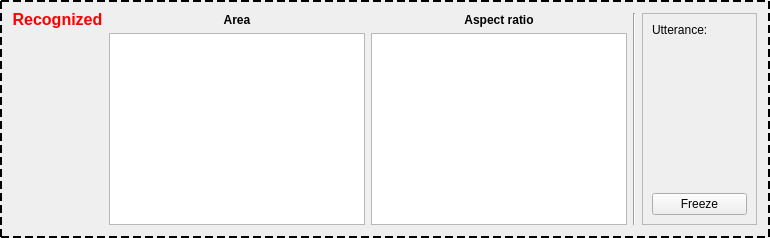
           <widget class="QGroupBox" name="groupBox_202">
            <property name="minimumSize">
             <size>
              <width>770</width>
              <height>175</height>
             </size>
            </property>
            <property name="styleSheet">
             <string notr="true">QGroupBox
{
	border: 2px dashed;
    font-size: 16px;
    font-weight: bold;
}

QGroupBox::title{ 
	background-color: transparent;
	color: red;
    padding: 10px;
} </string>
            </property>
            <property name="title">
             <string>Recognized</string>
            </property>
            <layout class="QGridLayout" name="gridLayout_42">
             <item row="0" column="1">
              <widget class="QLabel" name="labelArea">
               <property name="font">
                <font>
                 <weight>75</weight>
                 <bold>true</bold>
                </font>
               </property>
               <property name="text">
                <string>Area</string>
               </property>
               <property name="alignment">
                <set>Qt::AlignCenter</set>
               </property>
              </widget>
             </item>
             <item row="0" column="2">
              <widget class="QLabel" name="labelAspectRatio">
               <property name="font">
                <font>
                 <weight>75</weight>
                 <bold>true</bold>
                </font>
               </property>
               <property name="text">
                <string>Aspect ratio</string>
               </property>
               <property name="alignment">
                <set>Qt::AlignCenter</set>
               </property>
              </widget>
             </item>
             <item row="0" column="3" rowspan="2">
              <widget class="Line" name="line_5">
               <property name="orientation">
                <enum>Qt::Vertical</enum>
               </property>
              </widget>
             </item>
             <item row="0" column="4" rowspan="2">
              <widget class="QFrame" name="frame_21">
               <property name="minimumSize">
                <size>
                 <width>115</width>
                 <height>0</height>
                </size>
               </property>
               <property name="frameShape">
                <enum>QFrame::StyledPanel</enum>
               </property>
               <property name="frameShadow">
                <enum>QFrame::Sunken</enum>
               </property>
               <layout class="QGridLayout" name="gridLayout_41">
                <item row="0" column="0">
                 <widget class="QLabel" name="label_21">
                  <property name="font">
                   <font>
                    <pointsize>9</pointsize>
                   </font>
                  </property>
                  <property name="text">
                   <string>Utterance:</string>
                  </property>
                 </widget>
                </item>
                <item row="0" column="1">
                 <widget class="QLabel" name="labelUtteranceLength">
                  <property name="font">
                   <font>
                    <pointsize>9</pointsize>
                   </font>
                  </property>
                  <property name="text">
                   <string/>
                  </property>
                 </widget>
                </item>
                <item row="1" column="0">
                 <spacer name="verticalSpacer">
                  <property name="orientation">
                   <enum>Qt::Vertical</enum>
                  </property>
                  <property name="sizeHint" stdset="0">
                   <size>
                    <width>20</width>
                    <height>40</height>
                   </size>
                  </property>
                 </spacer>
                </item>
                <item row="2" column="0" colspan="2">
                 <widget class="QPushButton" name="pbUpdateRecognizedText">
                  <property name="text">
                   <string>Freeze</string>
                  </property>
                  <property name="checkable">
                   <bool>true</bool>
                  </property>
                  <property name="checked">
                   <bool>false</bool>
                  </property>
                 </widget>
                </item>
               </layout>
              </widget>
             </item>
             <item row="1" column="0">
              <spacer name="horizontalSpacer_9">
               <property name="orientation">
                <enum>Qt::Horizontal</enum>
               </property>
               <property name="sizeHint" stdset="0">
                <size>
                 <width>40</width>
                 <height>20</height>
                </size>
               </property>
              </spacer>
             </item>
             <item row="1" column="1">
              <widget class="QListWidget" name="lwArea">
               <property name="font">
                <font>
                 <family>DejaVu Sans Mono</family>
                 <pointsize>11</pointsize>
                </font>
               </property>
              </widget>
             </item>
             <item row="1" column="2">
              <widget class="QListWidget" name="lwAspectRatio">
               <property name="font">
                <font>
                 <family>DejaVu Sans Mono</family>
                 <pointsize>11</pointsize>
                </font>
               </property>
               <property name="frameShape">
                <enum>QFrame::StyledPanel</enum>
               </property>
               <property name="frameShadow">
                <enum>QFrame::Sunken</enum>
               </property>
               <property name="tabKeyNavigation">
                <bool>false</bool>
               </property>
               <property name="dragEnabled">
                <bool>false</bool>
               </property>
              </widget>
             </item>
            </layout>
           </widget>
